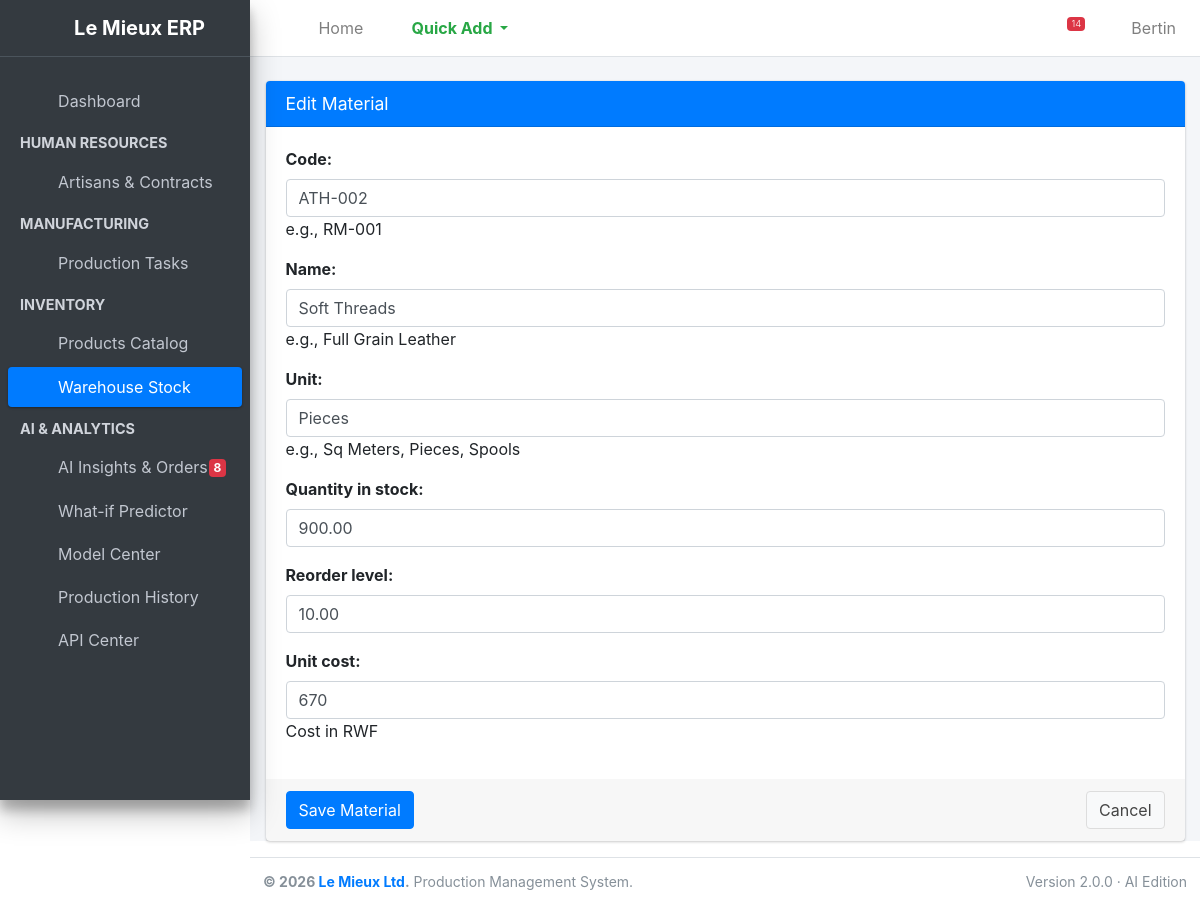
The app's page /inventory/materials/2/edit/ (signed in) with its own data.
### inventory/models.py (models this page shows, shortened)
class RawMaterial(models.Model):
    code = models.CharField(max_length=20, unique=True, help_text="e.g., RM-001")
    name = models.CharField(max_length=100, help_text="e.g., Full Grain Leather")
    unit = models.CharField(max_length=20, help_text="e.g., Sq Meters, Pieces, Spools")
    quantity_in_stock = models.DecimalField(max_digits=10, decimal_places=2, default=0,
                                            validators=[MinValueValidator(0)])
    reorder_level = models.DecimalField(max_digits=10, decimal_places=2, default=0)
    unit_cost = models.DecimalField(max_digits=10, decimal_places=0, help_text="Cost in RWF")

### inventory/views.py (the view)
# urls.py: path('materials/<int:pk>/edit/', views.material_update, name='material_update'),
@login_required
@user_passes_test(is_staff_check, login_url='/')
def material_update(request, pk):
    material = get_object_or_404(RawMaterial, pk=pk)
    if request.method == 'POST':
        form = RawMaterialForm(request.POST, instance=material)
        if form.is_valid():
            form.save()
            messages.success(request, f"Raw Material '{material.name}' updated successfully.")
            return redirect('inventory:material_list')
    else:
        form = RawMaterialForm(instance=material)
    return render(request, 'inventory/material_form.html', {'form': form, 'title': 'Edit Material'})

### inventory/forms.py
class RawMaterialForm(forms.ModelForm):
    class Meta:
        model = RawMaterial
        fields = ['code', 'name', 'unit', 'quantity_in_stock', 'reorder_level', 'unit_cost']
        widgets = {
            'code': forms.TextInput(attrs={'class': 'form-control'}),
            'name': forms.TextInput(attrs={'class': 'form-control'}),
            'unit': forms.TextInput(attrs={'class': 'form-control', 'placeholder': 'e.g., Sq Meters'}),
            'quantity_in_stock': forms.NumberInput(attrs={'class': 'form-control'}),
            'reorder_level': forms.NumberInput(attrs={'class': 'form-control'}),
            'unit_cost': forms.NumberInput(attrs={'class': 'form-control'}),
        }

### inventory/views.py (called while the page is built)
def is_staff_check(user):
    return user.is_staff

### production/models.py (called while the page is built)
    @property
    def is_overdue(self):
        if self.due_date and self.status != 'Completed':
            return self.due_date < datetime.date.today()
        return False

### inventory/templates/inventory/material_form.html (shortened to what this page needs)
{% extends 'base.html' %}
{% block content %}
<div class="card card-primary">
    <div class="card-header">
        <h3 class="card-title">{{ title }}</h3>
    </div>
    <form method="post">
        <div class="card-body">
            {{ form.as_p }}
        </div>
        <div class="card-footer">
            <button type="submit" class="btn btn-primary">Save Material</button>
            <a href="{% url 'inventory:material_list' %}" class="btn btn-default float-right">Cancel</a>
        </div>
    </form>
</div>
{% endblock %}

### templates/base.html (shortened to what this page needs)
{% load static %}
<!DOCTYPE html>
<html lang="en">
<head>
    <link rel="stylesheet" href="{% static 'plugins/fontawesome-free/css/all.min.css' %}">
    <link rel="stylesheet" href="{% static 'dist/css/adminlte.min.css' %}">
    <link rel="stylesheet" href="{% static 'analytics/analytics.css' %}">
</head>
<body class="hold-transition sidebar-mini layout-fixed">
<div class="wrapper">
    <nav class="main-header navbar navbar-expand navbar-white navbar-light">
        <ul class="navbar-nav">
            <li class="nav-item">
                <a class="nav-link" data-widget="pushmenu" href="#" role="button"><i class="fas fa-bars"></i></a>
            </li>
            <li class="nav-item d-none d-sm-inline-block">
                <a href="/" class="nav-link">Home</a>
            </li>
            {% if request.user.is_staff %}
            <li class="nav-item dropdown">
                <a id="dropdownSubMenu1" href="#" data-toggle="dropdown" aria-haspopup="true" aria-expanded="false" class="nav-link dropdown-toggle text-success font-weight-bold">
                    <i class="fas fa-plus-circle"></i> Quick Add
                </a>
            </li>
            {% endif %}
        </ul>
        <ul class="navbar-nav ml-auto">
            <li class="nav-item">
                <a class="nav-link" id="darkModeToggle" href="#" role="button" title="Toggle Dark Mode">
                    <i class="fas fa-moon"></i>
                </a>
            </li>
            <li class="nav-item">
                <a class="nav-link" data-widget="fullscreen" href="#" role="button" title="Fullscreen">
                    <i class="fas fa-expand-arrows-alt"></i>
                </a>
            </li>
            <li class="nav-item dropdown">
                <a class="nav-link" data-toggle="dropdown" href="#" title="System Alerts">
                    {% if nav_alerts.total %}<span class="badge badge-danger navbar-badge">{{ nav_alerts.total }}</span>{% endif %}
                </a>
            </li>
            <li class="nav-item dropdown user-menu">
                <a href="#" class="nav-link dropdown-toggle" data-toggle="dropdown">
                    <i class="fas fa-user-circle fa-lg text-secondary"></i>
                    <span class="d-none d-md-inline ml-1">{{ request.user.username|title }}</span>
                </a>
            </li>
        </ul>
    </nav>
    <aside class="main-sidebar sidebar-dark-primary elevation-4">
        <a href="/" class="brand-link text-center">
            <i class="fas fa-industry text-success mr-2"></i>
            <span class="brand-text font-weight-bold">Le Mieux ERP</span>
        </a>
        <div class="sidebar">
            <nav class="mt-4">
                <ul class="nav nav-pills nav-sidebar flex-column" data-widget="treeview" role="menu" data-accordion="false">
                    <li class="nav-item">
                        <a href="/" class="nav-link">
                            <i class="nav-icon fas fa-sliders-h"></i>
                            <p>Dashboard</p>
                        </a>
                    </li>
                    {% if request.user.is_staff %}
                        <li class="nav-header"><strong>HUMAN RESOURCES</strong></li>
                        <li class="nav-item">
                            <a href="{% url 'employees:employee_list' %}" class="nav-link">
                                <i class="nav-icon fas fa-user-friends"></i>
                                <p>Artisans & Contracts</p>
                            </a>
                        </li>
                    {% endif %}
                    <li class="nav-header"><strong>MANUFACTURING</strong></li>
                    <li class="nav-item">
                        <a href="{% url 'production:task_list' %}" class="nav-link">
                            <i class="nav-icon fas fa-clipboard-list"></i>
                            <p>Production Tasks</p>
                        </a>
                    </li>
                    <li class="nav-header"><strong>INVENTORY</strong></li>
                    <li class="nav-item">
                        <a href="{% url 'inventory:product_list' %}" class="nav-link">
                            <i class="nav-icon fas fa-boxes"></i>
                            <p>Products Catalog</p>
                        </a>
                    </li>
                    <li class="nav-item">
                        <a href="{% url 'inventory:material_list' %}" class="nav-link">
                            <i class="nav-icon fas fa-boxes"></i>
                            <p>Warehouse Stock</p>
                        </a>
                    </li>
                    <li class="nav-header"><strong>AI &amp; ANALYTICS</strong></li>
                    <li class="nav-item">
                        <a href="{% url 'analytics:insights' %}" class="nav-link">
                            <i class="nav-icon fas fa-cubes"></i>
                            <p> AI Insights &amp; Orders
                                {% if nav_alerts.high_risk_orders %}<span class="badge badge-danger right">{{ nav_alerts.high_risk_orders }}</span>{% endif %}
                            </p>
                        </a>
                    </li>
                    <li class="nav-item">
                        <a href="{% url 'analytics:predictor' %}" class="nav-link">
                            <i class="nav-icon fas fa-cubes"></i>
                            <p>What-if Predictor</p>
                        </a>
                    </li>
                    <li class="nav-item">
                        <a href="{% url 'analytics:model_center' %}" class="nav-link">
                            <i class="nav-icon fas fa-cubes"></i>
                            <p>Model Center</p>
                        </a>
                    </li>
                    <li class="nav-item">
                        <a href="{% url 'analytics:history' %}" class="nav-link">
                            <i class="nav-icon fas fa-cubes"></i>
                            <p>Production History</p>
                        </a>
                    </li>
                    <li class="nav-item">
                        <a href="{% url 'analytics:api_center' %}" class="nav-link">
                            <i class="nav-icon fas fa-cubes"></i>
                            <p>API Center</p>
                        </a>
                    </li>
                </ul>
            </nav>
        </div>
    </aside>
    <div class="content-wrapper">
        <section class="content pt-4">
            <div class="container-fluid">
                {% block content %}
                {% endblock %}
            </div>
        </section>
    </div>
    <footer class="main-footer text-sm">
        <div class="float-right d-none d-sm-inline">
            Version 2.0.0 &middot; AI Edition
        </div>
        <strong>&copy; 2026 <a href="#">Le Mieux Ltd</a>.</strong> Production Management System.
    </footer>
</div>
</body>
</html>

### analytics/static/analytics/analytics.css (style rules this page uses)
.layout-fixed .main-sidebar .sidebar { overflow-y: auto; }

### records on screen
RawMaterial: code "ATH-002", name "Soft Threads", unit "Pieces", quantity_in_stock "900.00", reorder_level "10.00", unit_cost "670"

### other values on screen
{{ nav_alerts.total }} "14"
{{ request.user.username|title }} "Bertin"
{{ nav_alerts.high_risk_orders }} "8"
{{ title }} "Edit Material"
